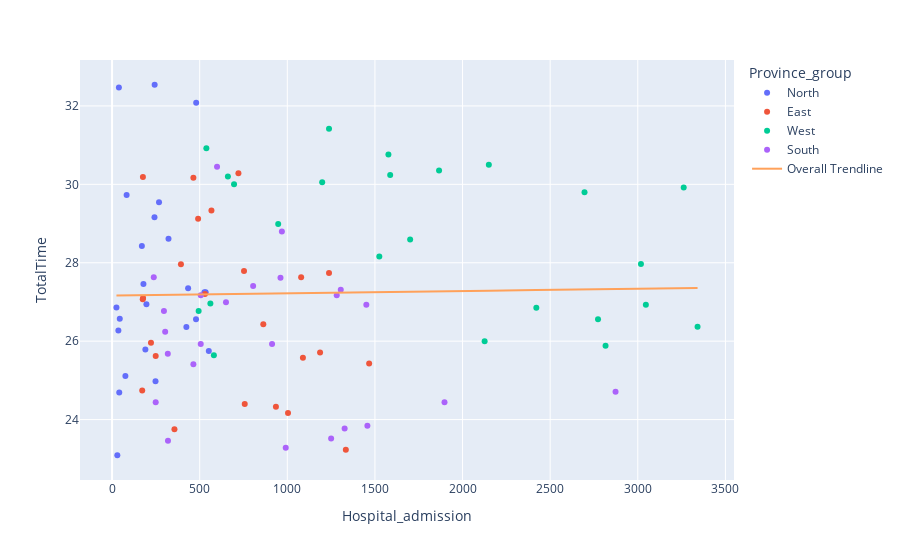

Notebook code cell kept with this figure:
### Markdown cell above
# Graph 3: The Number of Covid Cases VS. The Average Traveltime per region

### Code cell
fig = px.scatter(merged_nozero, x='Hospital_admission', y='TotalTime',
                trendline='ols', trendline_scope='overall', color = 'Province_group')
fig.update_layout(autotypenumbers='convert types', yaxis={'categoryorder': 'total ascending'})
fig.show()

### Figure 1 — Plotly figure (JSON) as saved in the notebook; plotly's stock layout.template omitted (floating-point values rounded to 4 significant figures)
{"data": [{"hovertemplate": "Province_group=North<br>Hospital_admission=%{x}<br>TotalTime=%{y}<extra></extra>", "legendgroup": "North", "marker": {"color": "#636efa", "symbol": "circle"}, "mode": "markers", "name": "North", "orientation": "v", "showlegend": true, "type": "scatter", "x": [30, 534, 41, 480, 190, 527, 83, 479, 36, 322, 44, 170, 39, 242, 25, 243, 76, 179, 248, 268, 196, 552, 424, 434], "xaxis": "x", "y": [23.09, 27.25, 24.69, 32.08, 25.79, 27.25, 29.73, 26.56, 26.27, 28.61, 26.57, 28.43, 32.47, 29.16, 26.86, 32.54, 25.11, 27.46, 24.98, 29.54, 26.94, 25.75, 26.36, 27.35], "yaxis": "y"}, {"hovertemplate": "Province_group=East<br>Hospital_admission=%{x}<br>TotalTime=%{y}<extra></extra>", "legendgroup": "East", "marker": {"color": "#EF553B", "symbol": "circle"}, "mode": "markers", "name": "East", "orientation": "v", "showlegend": true, "type": "scatter", "x": [172, 1079, 222, 721, 1187, 1089, 464, 1238, 249, 753, 175, 393, 176, 530, 177, 567, 356, 491, 1004, 863, 757, 1467, 1334, 935], "xaxis": "x", "y": [24.74, 27.63, 25.96, 30.28, 25.71, 25.58, 30.17, 27.74, 25.62, 27.79, 27.07, 27.96, 30.19, 27.2, 27.1, 29.33, 23.75, 29.12, 24.17, 26.43, 24.4, 25.43, 23.23, 24.33], "yaxis": "y"}, {"hovertemplate": "Province_group=West<br>Hospital_admission=%{x}<br>TotalTime=%{y}<extra></extra>", "legendgroup": "West", "marker": {"color": "#00cc96", "symbol": "circle"}, "mode": "markers", "name": "West", "orientation": "v", "showlegend": true, "type": "scatter", "x": [494, 2696, 581, 2150, 2773, 3018, 1238, 3262, 696, 1866, 561, 948, 538, 1587, 661, 1577, 1525, 1199, 3341, 1701, 2126, 3046, 2816, 2421], "xaxis": "x", "y": [26.77, 29.8, 25.64, 30.5, 26.56, 27.97, 31.42, 29.92, 30, 30.35, 26.96, 28.99, 30.92, 30.24, 30.2, 30.76, 28.16, 30.05, 26.37, 28.59, 26, 26.93, 25.88, 26.85], "yaxis": "y"}, {"hovertemplate": "Province_group=South<br>Hospital_admission=%{x}<br>TotalTime=%{y}<extra></extra>", "legendgroup": "South", "marker": {"color": "#ab63fa", "symbol": "circle"}, "mode": "markers", "name": "South", "orientation": "v", "showlegend": true, "type": "scatter", "x": [249, 1282, 319, 969, 2873, 1305, 805, 1451, 318, 961, 303, 506, 238, 650, 296, 599, 464, 506, 1327, 913, 991, 1897, 1457, 1250], "xaxis": "x", "y": [24.44, 27.17, 23.46, 28.8, 24.71, 27.31, 27.41, 26.93, 25.68, 27.62, 26.24, 27.17, 27.63, 26.99, 26.77, 30.45, 25.41, 25.93, 23.77, 25.93, 23.28, 24.44, 23.84, 23.52], "yaxis": "y"}, {"hovertemplate": "<b>OLS trendline</b><br>TotalTime = 5.89925e-05 * Hospital_admission + 27.1601<br>R<sup>2</sup>=0.000468<br><br>Hospital_admission=%{x}<br>TotalTime=%{y} <b>(trend)</b><extra></extra>", "legendgroup": "Overall Trendline", "line": {"color": "#FFA15A"}, "mode": "lines", "name": "Overall Trendline", "showlegend": true, "type": "scatter", "x": [25, 30, 36, 39, 41, 44, 76, 83, 170, 172, 175, 176, 177, 179, 190, 196, 222, 238, 242, 243, 248, 249, 249, 268, 296, 303, 318, 319, 322, 356, 393, 424, 434, 464, 464, 479, 480, 491, 494, 506, 506, 527, 530, 534, 538, 552, 561, 567, 581, 599, 650, 661, 696, 721, 753, 757, 805, 863, 913, 935, 948, 961, 969, 991, 1004, 1079, 1089, 1187, 1199, 1238, 1238, 1250, 1282, 1305, 1327, 1334, 1451, 1457, 1467, 1525, 1577, 1587, 1701, 1866, 1897, 2126, 2150, 2421, 2696, 2773, 2816, 2873, 3018, 3046, 3262, 3341], "xaxis": "x", "y": [27.16, 27.16, 27.16, 27.16, 27.16, 27.16, 27.16, 27.16, 27.17, 27.17, 27.17, 27.17, 27.17, 27.17, 27.17, 27.17, 27.17, 27.17, 27.17, 27.17, 27.17, 27.17, 27.17, 27.18, 27.18, 27.18, 27.18, 27.18, 27.18, 27.18, 27.18, 27.19, 27.19, 27.19, 27.19, 27.19, 27.19, 27.19, 27.19, 27.19, 27.19, 27.19, 27.19, 27.19, 27.19, 27.19, 27.19, 27.19, 27.19, 27.2, 27.2, 27.2, 27.2, 27.2, 27.2, 27.2, 27.21, 27.21, 27.21, 27.22, 27.22, 27.22, 27.22, 27.22, 27.22, 27.22, 27.22, 27.23, 27.23, 27.23, 27.23, 27.23, 27.24, 27.24, 27.24, 27.24, 27.25, 27.25, 27.25, 27.25, 27.25, 27.25, 27.26, 27.27, 27.27, 27.29, 27.29, 27.3, 27.32, 27.32, 27.33, 27.33, 27.34, 27.34, 27.35, 27.36], "yaxis": "y"}], "layout": {"autotypenumbers": "convert types", "legend": {"title": {"text": "Province_group"}, "tracegroupgap": 0}, "margin": {"t": 60}, "xaxis": {"anchor": "y", "domain": [0, 1], "title": {"text": "Hospital_admission"}}, "yaxis": {"anchor": "x", "categoryorder": "total ascending", "domain": [0, 1], "title": {"text": "TotalTime"}}}}
